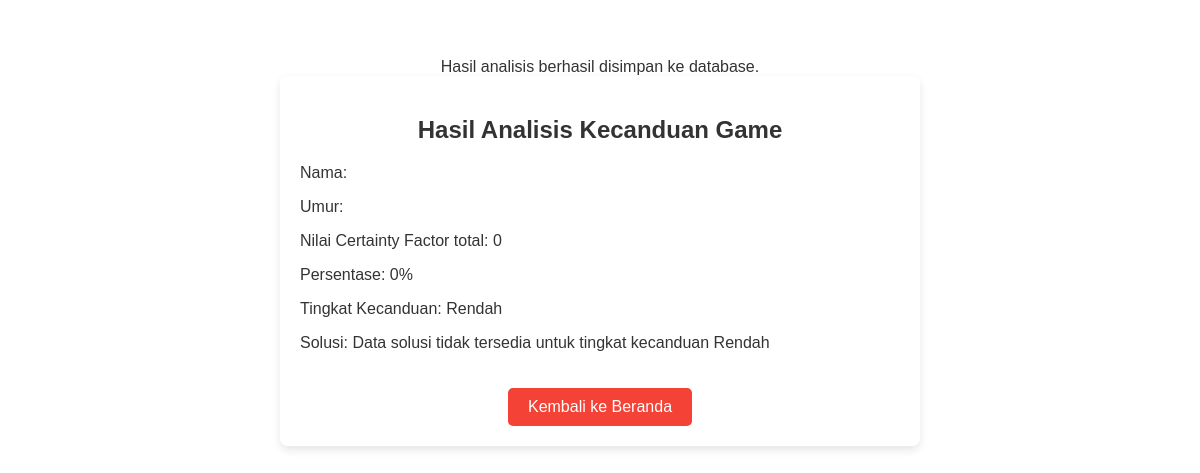
Before: /proses_jawaban.php with the older database file.
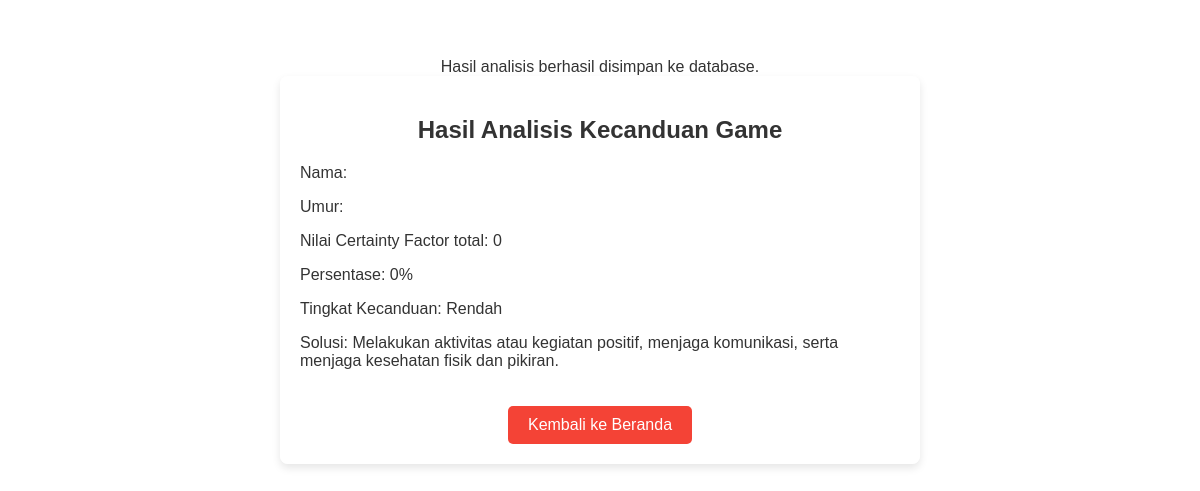
After: the same page with the newer database file.
### tables this page shows
CREATE TABLE `tingkat_kecanduan` (
  `id` int(11) NOT NULL,
  `level` varchar(50) DEFAULT NULL,
  `keterangan` text DEFAULT NULL
);

### proses_jawaban.php (the view, shortened to what this page needs)
<?php
$conn = new mysqli('localhost', 'root', '', 'kecanduan_game');
$nama = $_POST['nama'];
$umur = $_POST['umur'];
$total_mb = 0;
$total_md = 0;
if ($total_md != 0) {
    $cf = ($total_mb - $total_md) / ($total_mb + $total_md);
} else {
    $cf = 0;
}
$persentase_cf = abs($cf) * 100;
if ($persentase_cf >= 70) {
    $tingkat = 'Tinggi';
} elseif ($persentase_cf >= 40 && $persentase_cf < 70) {
    $tingkat = 'Sedang';
} else {
    $tingkat = 'Rendah';
}
$sql_solusi = "SELECT keterangan FROM tingkat_kecanduan WHERE level = '$tingkat'";
$result_solusi = $conn->query($sql_solusi);
if ($result_solusi->num_rows > 0) {
    $row_solusi = $result_solusi->fetch_assoc();
    $solusi = $row_solusi['keterangan'];
} else {
    $solusi = "Data solusi tidak tersedia untuk tingkat kecanduan $tingkat";
}
?>
<!DOCTYPE html>
<html lang="en">
<head>
</head>
<body>
    <div class="container">
        <h2>Hasil Analisis Kecanduan Game</h2>
        <div class="result">
            <p>Nama: <?php echo htmlspecialchars($nama); ?></p>
            <p>Umur: <?php echo htmlspecialchars($umur); ?></p>
            <p>Nilai Certainty Factor total: <?php echo round($cf, 2); ?></p>
            <p>Persentase: <?php echo round($persentase_cf, 2); ?>%</p>
            <p>Tingkat Kecanduan: <?php echo $tingkat; ?></p>
            <p>Solusi: <?php echo $solusi; ?></p>
        </div>
        <a href="index.php" class="btn">Kembali ke Beranda</a>
    </div>
</body>
</html>

### proses_jawaban.php (style rules this page uses)
body { font-family: Arial, sans-serif; background-image: url('background.jpg'); background-size: cover; background-position: center; text-align: center; padding-top: 50px; color: #333; }
.container { max-width: 600px; margin: 0 auto; background-color: rgba(255, 255, 255, 0.9); padding: 20px; border-radius: 8px; box-shadow: 0 4px 8px rgba(0, 0, 0, 0.1); }
h2 { color: #333; }
.result { margin-top: 20px; text-align: left; }
.btn { display: inline-block; padding: 10px 20px; margin-top: 20px; font-size: 16px; color: #ffffff; background-color: #f44336; text-decoration: none; border-radius: 5px; transition: background-color 0.3s ease; }

Changed rows visible on the page:
added tingkat_kecanduan: keterangan "Melakukan aktivitas atau kegiatan positif, menjaga komunikasi, serta menjaga kesehatan fisik dan pikiran."
Other visible differences:
$solusi: "Data solusi tidak tersedia untuk tingkat kecanduan Rendah" → (not shown)
